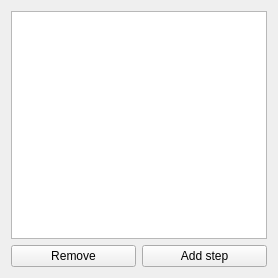
           <widget class="QWidget" name="stepsTab">
            <property name="sizePolicy">
             <sizepolicy hsizetype="Expanding" vsizetype="Expanding">
              <horstretch>0</horstretch>
              <verstretch>0</verstretch>
             </sizepolicy>
            </property>
            <property name="minimumSize">
             <size>
              <width>200</width>
              <height>278</height>
             </size>
            </property>
            <property name="autoFillBackground">
             <bool>false</bool>
            </property>
            <attribute name="title">
             <string>Steps</string>
            </attribute>
            <layout class="QVBoxLayout" name="verticalLayout_2">
             <item>
              <widget class="QListView" name="stepListView"/>
             </item>
             <item>
              <layout class="QHBoxLayout" name="horizontalLayout_3">
               <item>
                <widget class="QPushButton" name="removeStepBtn">
                 <property name="text">
                  <string>Remove</string>
                 </property>
                </widget>
               </item>
               <item>
                <widget class="QPushButton" name="addStepBtn">
                 <property name="text">
                  <string>Add step</string>
                 </property>
                </widget>
               </item>
              </layout>
             </item>
            </layout>
           </widget>
